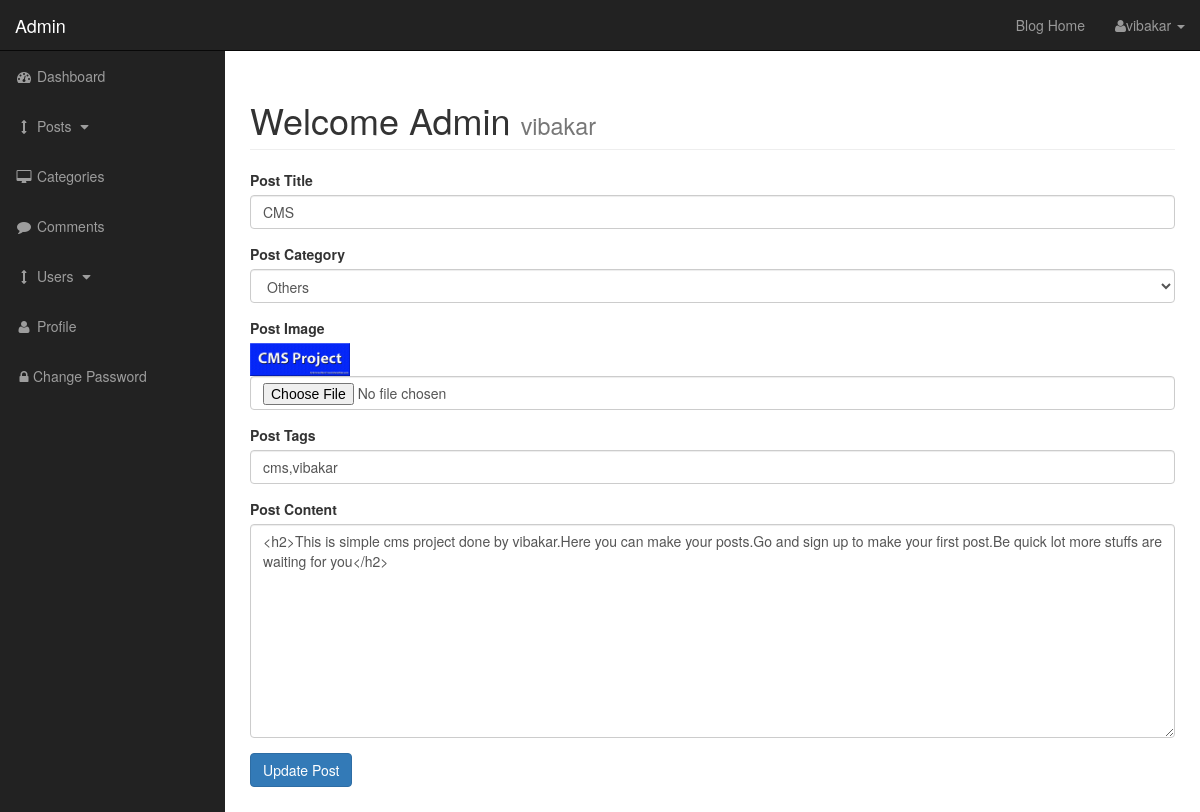
Screenshot of /admin/posts.php?source=edit_posts&edit_id=2 (signed in) with the database file from the repository.
### tables this page shows
CREATE TABLE `posts` (
  `post_id` int(3) NOT NULL,
  `post_category_id` int(3) NOT NULL,
  `post_title` varchar(250) NOT NULL,
  `post_by` varchar(250) NOT NULL,
  `post_user` varchar(255) NOT NULL,
  `post_date` date NOT NULL,
  `post_image` text NOT NULL,
  `post_content` text NOT NULL,
  `post_tags` varchar(255) NOT NULL,
  `post_comment_count` int(10) NOT NULL,
  `post_status` varchar(255) NOT NULL DEFAULT 'drafts',
  `post_view_count` int(11) NOT NULL
);

### admin/includes/edit_posts.php (the view, shortened to what this page needs)
<?php
if (isset($_GET['edit_id'])) {
    $edit_id = $_GET['edit_id'];
}
$sql_edit = "SELECT * FROM posts WHERE post_id=$edit_id";
$select_posts = mysqli_query($con, $sql_edit);
while ($row = mysqli_fetch_assoc($select_posts)) {
    $p_cat_id = $row['post_category_id'];
    $p_title = $row['post_title'];
    $p_image = $row['post_image'];
    $p_content = $row['post_content'];
    $p_tags = $row['post_tags'];
}
?>
<form action="" method="post" enctype="multipart/form-data">
    <div class="form-group">
        <label for="title">Post Title</label>
        <input type="text" name="post_title" value="<?php echo $p_title; ?>" class="form-control" />
    </div>
    <div class="form-group">
        <label for="title">Post Category</label><br>
        <select class="form-control" name="post_category" >
            <?php
            $sql_category = "SELECT * FROM categories";
            $result = mysqli_query($con, $sql_category);
            while ($row = mysqli_fetch_assoc($result)) {
                $cat_id = $row['cat_id'];
                $cat_title = $row['cat_title'];
                if ($cat_id == $p_cat_id) {
                    echo "<option selected value='$cat_id'>$cat_title</option>";
                } else {
                    echo "<option value='$cat_id'>$cat_title</option>";
                }
            }
            ?>
        </select>
    </div>
    <div class="form-group">
        <label for="image">Post Image</label><br>
        <img src="../images/<?php echo $p_image; ?>" width="100" alt="loading image"  />
        <input type="file" name="post_img" class="form-control" accept="image/jpeg,image/jpg,image/png" />
    </div>
    <div class="form-group">
        <label for="tage">Post Tags</label>
        <input type="text" name="post_tags" value="<?php echo $p_tags; ?>" class="form-control" />
    </div>
    <div class="form-group">
        <label for="content">Post Content</label>
        <textarea rows="10" cols="30" name="post_content" class="form-control" ><?php echo $p_content; ?>
        </textarea>
    </div>
    <div class="form-group">
        <input type="submit" name="update_posts" class="btn btn-primary" value="Update Post" />
    </div>
</form>

### admin/css/sb-admin.css (style rules this page uses)
body { margin-top: 100px; background-color: #222; }
@media (min-width:768px) { body { margin-top: 50px; } }

### rows the page displays
posts: post_title "CMS", post_image (picture), post_tags "cms,vibakar", post_content "<h2>This is simple cms project done by vibakar.Here you can make your posts.Go and sign up to make your first post.Be quick lot more stuffs are waiting for you</h2>"

### other values shown
$_SESSION['username'] "vibakar"
$_SESSION['user_role'] "Admin"
form field post_category "Others"
